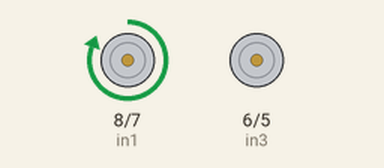
Bench run of a sketch on a simulated Arduino Uno, built with avr-gcc and run on an emulated ATmega328P. Parts: motor-driver pin pairs drawn as motors (green arrow = first pin HIGH = forward, orange = second pin HIGH = backward, longer = more drive, scaled by the enable pin).

Above: at 0.2 s.
At 1.7 s:
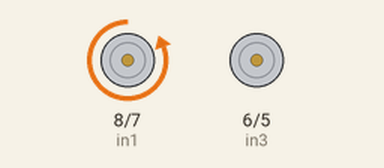
At 3.2 s:
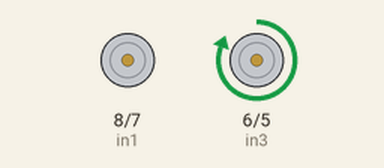
At 7.0 s:
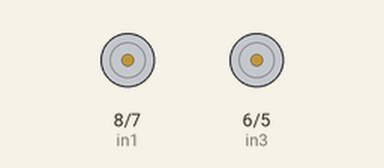
Timing chart, 0 to 7.8 s (numbered marks = the images above):
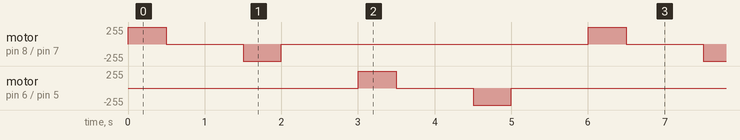

Measured:
- by itself, motor on pin 8 (in1) / pin 7 (in2), motor on pin 6 (in3) / pin 5 (in4): repeats every 6.0 s: stopped 1.0 s, backward 255/255 0.50 s, stopped 4.0 s, forward 255/255 0.50 s

The sketch:

Arduino_Final.ino
```cpp
// Code by SUHANA ARSH, SADIQ ALI< VEERABHADRAYYA C ROOGI.
//THIS IS GENERAL CODE, YOU CAN MODIFY IT ACCORDING TO YOUR ACTUATOR SPECIFICATIONS.
// Pin definitions for the LN298 module
const int enA = 9;  // Enable pin for actuator A
const int in1 = 8;  // Input 1 for actuator A
const int in2 = 7;  // Input 2 for actuator A
const int enB = 10; // Enable pin for actuator B
const int in3 = 6;  // Input 1 for actuator B
const int in4 = 5;  // Input 2 for actuator B

// Variables to store the actuator positions
const int totalExtension = 15;  // Total extension of the actuators (15 cm)
const int retraction = 10;     // Retraction distance (10 cm)

int currentPositionA = 0;  // Current position of actuator A (in cm)
int currentPositionB = 0;  // Current position of actuator B (in cm)

// Function to extend Actuator A by the specified distance
void extendActuatorA(int distance) {
  // Calculate the new position after extension
  int newPositionA = currentPositionA + distance;

  // Limit the extension within the total available range
  newPositionA = constrain(newPositionA, 0, totalExtension);

  // Move the actuator to the new position
  if (newPositionA > currentPositionA) {
    analogWrite(enA, 255);  // Enable the actuator
    digitalWrite(in1, HIGH);
    digitalWrite(in2, LOW);
    delay(500);  // Adjust the delay as needed for smooth operation
    analogWrite(enA, 0);  // Disable the actuator
    currentPositionA = newPositionA;
  }
}

// Function to retract Actuator A by the specified distance
void retractActuatorA(int distance) {
  // Calculate the new position after retraction
  int newPositionA = currentPositionA - distance;

  // Limit the retraction within the available range
  newPositionA = constrain(newPositionA, 0, totalExtension - retraction);

  // Move the actuator to the new position
  if (newPositionA < currentPositionA) {
    analogWrite(enA, 255);  // Enable the actuator
    digitalWrite(in1, LOW);
    digitalWrite(in2, HIGH);
    delay(500);  // Adjust the delay as needed for smooth operation
    analogWrite(enA, 0);  // Disable the actuator
    currentPositionA = newPositionA;
  }
}

// Function to extend Actuator B by the specified distance
void extendActuatorB(int distance) {
  // Calculate the new position after extension
  int newPositionB = currentPositionB + distance;

  // Limit the extension within the total available range
  newPositionB = constrain(newPositionB, 0, totalExtension);

  // Move the actuator to the new position
  if (newPositionB > currentPositionB) {
    analogWrite(enB, 255);  // Enable the actuator
    digitalWrite(in3, HIGH);
    digitalWrite(in4, LOW);
    delay(500);  // Adjust the delay as needed for smooth operation
    analogWrite(enB, 0);  // Disable the actuator
    currentPositionB = newPositionB;
  }
}

// Function to retract Actuator B by the specified distance
void retractActuatorB(int distance) {
  // Calculate the new position after retraction
  int newPositionB = currentPositionB - distance;

  // Limit the retraction within the available range
  newPositionB = constrain(newPositionB, 0, totalExtension - retraction);

  // Move the actuator to the new position
  if (newPositionB < currentPositionB) {
    analogWrite(enB, 255);  // Enable the actuator
    digitalWrite(in3, LOW);
    digitalWrite(in4, HIGH);
    delay(500);  // Adjust the delay as needed for smooth operation
    analogWrite(enB, 0);  // Disable the actuator
    currentPositionB = newPositionB;
  }
}

void setup() {
  // Set the pin modes
  pinMode(enA, OUTPUT);
  pinMode(in1, OUTPUT);
  pinMode(in2, OUTPUT);
  pinMode(enB, OUTPUT);
  pinMode(in3, OUTPUT);
  pinMode(in4, OUTPUT);

  // Initially disable both actuators
  analogWrite(enA, 0);
  analogWrite(enB, 0);
}

void loop() {
  // Test the actuator extension and retraction
  extendActuatorA(5);    // Extend Actuator A by 5 cm
  delay(1000);           // Delay to observe the extension
  retractActuatorA(5);   // Retract Actuator A by 5 cm
  delay(1000);           // Delay to observe the retraction
  extendActuatorB(10);   // Extend Actuator B by 10 cm
  delay(1000);           // Delay to observe the extension
  retractActuatorB(10);  // Retract Actuator B by 10 cm
  delay(1000);           // Delay to observe the retraction
}
```
